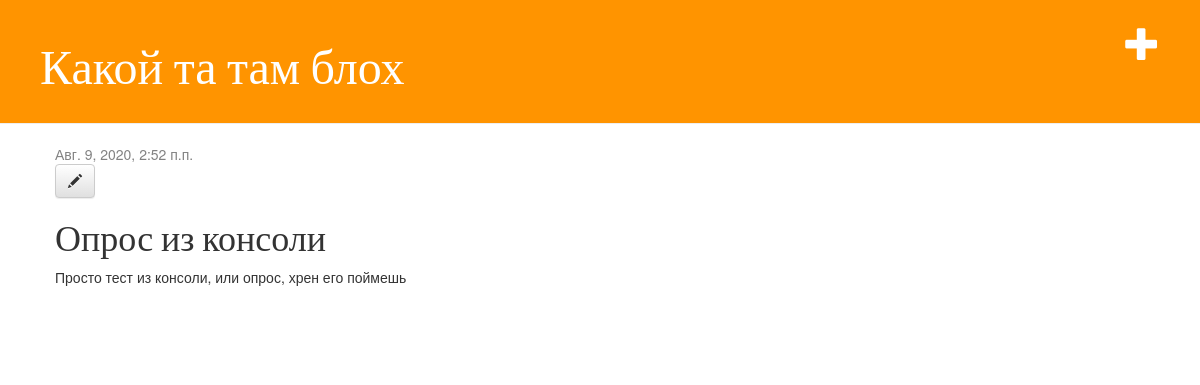
/post/6/ (signed in), run on the app's committed database.
### blog/models.py (models this page shows, shortened)
class Post(models.Model):
    author = models.ForeignKey(settings.AUTH_USER_MODEL, on_delete=models.CASCADE)
    title = models.CharField(max_length=200)
    text = models.TextField()
    created_date = models.DateTimeField(default=timezone.now)
    published_date = models.DateTimeField(blank=True, null=True)

### blog/views.py (the view)
# urls.py: path('post/<int:pk>/', views.post_detail, name='post_detail'),
def post_detail(request, pk):
    post = get_object_or_404(Post, pk=pk)
    return render(request, 'blog/post_detail.html', {'post': post})

### blog/templates/blog/post_detail.html
{% extends 'blog/base.html' %}
{% block content %}
    <div class="post">
        {% if post.published_date %}
            <div class="date">
                {{ post.published_date }}
            </div>
        {% endif %}
        {% if user.is_authenticated %}
            <a class="btn btn-default" href="{% url 'post_edit' pk=post.pk %}"><span class="glyphicon glyphicon-pencil"></span></a>
        {% endif %}
        <h1>{{ post.title }}</h1>
        <p>{{ post.text|linebreaksbr }}</p>
    </div>
{% endblock %}

### blog/static/css/blog.css (style rules this page uses)
h1, h2, h3, h4 { font-family: 'Lobster', cursive; }
.date { color: #828282; }
.post { margin-bottom: 70px; }

### data on the page
Post: published_date "Авг. 9, 2020, 2:52 п.п.", title "Опрос из консоли", text "Просто тест из консоли, или опрос, хрен его поймешь"
